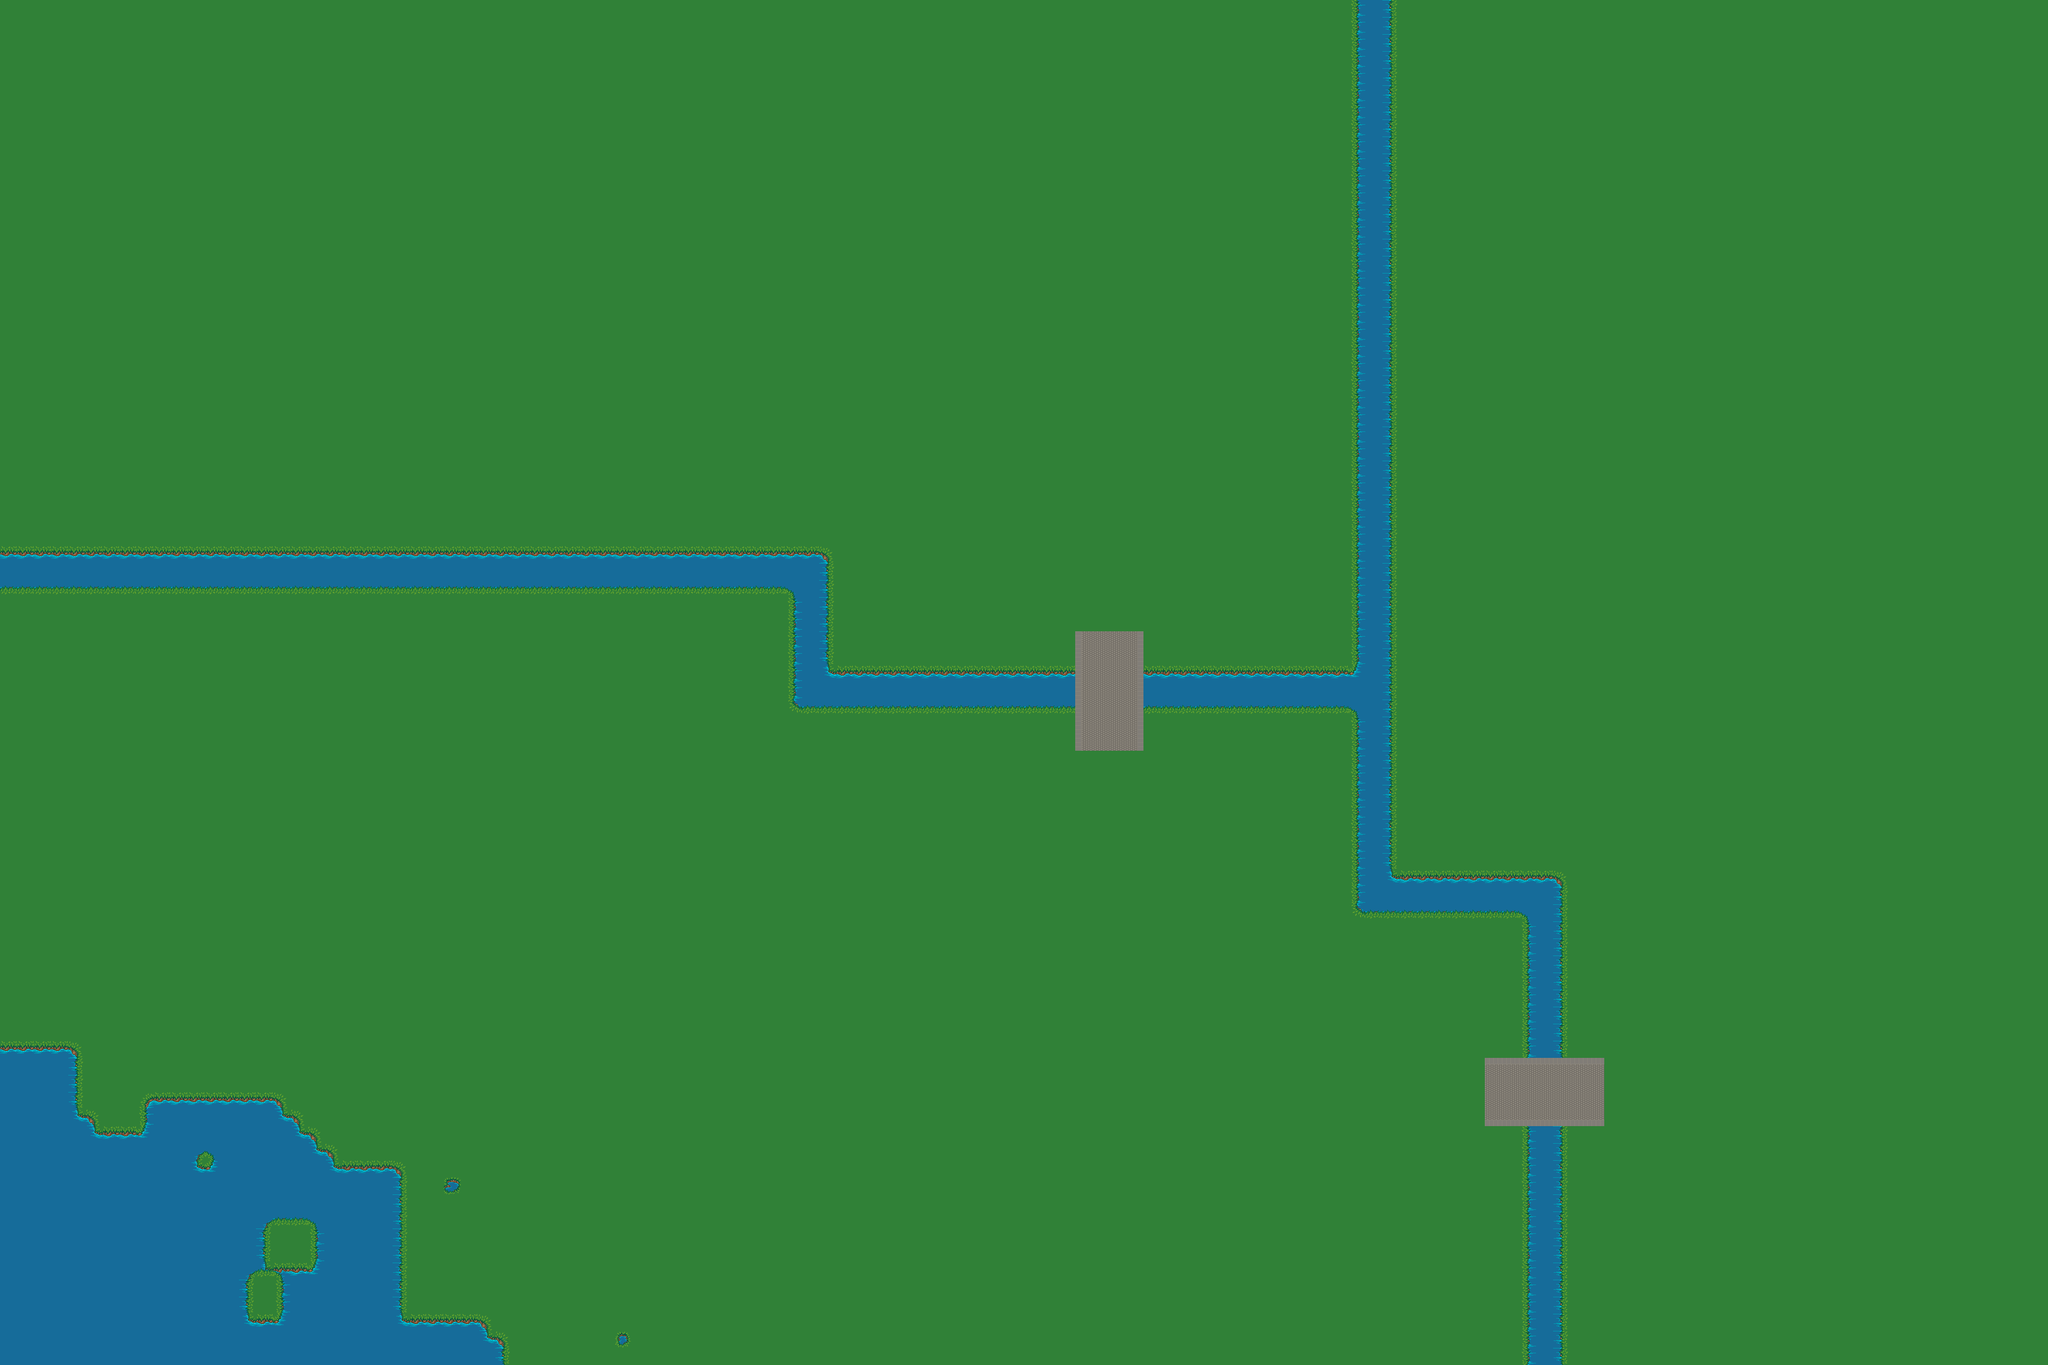

A level layout from a 2D game, rendered from its tile map. Below: a short description, then the map file with tile-grid data replaced by summaries:
An orthogonal 120x80 tile map with 32x32 px tiles, 1 tile layer (background), 3 tilesets and 35 objects.

<map version="1.0" orientation="orthogonal" width="120" height="80" tilewidth="32" tileheight="32">
 <tileset firstgid="1" name="grass" tilewidth="32" tileheight="32">
  <image source="tiles/twosided/grass.png" width="160" height="192" />
 </tileset>
 <tileset firstgid="31" name="watergrass" tilewidth="32" tileheight="32">
  <image source="tiles/twosided/watergrass.png" width="160" height="192" />
  <terraintypes>
   <terrain name="Water" tile="16" />
  </terraintypes>
 </tileset>
 <tileset firstgid="61" name="Street" tilewidth="32" tileheight="32">
  <image source="tiles/twosided/Street.png" width="160" height="192" />
 </tileset>
 <layer name="background" width="120" height="80">
  <data>[9600 cells, 9600 non-empty, 24 distinct tile ids]</data>
 </layer>
 <objectgroup name="collision" width="120" height="80">
  <object x="0" y="1856" width="32" height="32" />
  <object x="0" y="1952" width="160" height="608" />
  <object x="160" y="2080" width="32" height="480" />
  <object x="192" y="2112" width="64" height="448" />
  <object x="256" y="2048" width="256" height="512" />
  <object x="512" y="2048" height="480" />
  <object x="512" y="2048" width="32" height="512" />
  <object x="544" y="2080" width="32" height="480" />
  <object x="576" y="2112" width="32" height="448" />
  <object x="608" y="2144" width="32" height="416" />
  <object x="640" y="2176" width="128" height="384" />
  <object x="768" y="2464" width="160" height="96" />
  <object x="928" y="2496" width="32" height="64" />
  <object x="832" y="2208" width="32" height="32" />
  <object x="1152" y="2496" width="32" height="32" />
  <object x="3808" y="0" width="32" height="2528" />
  <object x="0" y="0" width="3808" height="32" />
  <object x="0" y="32" width="32" height="2496" />
  <object x="2017" y="1184" width="12" height="223" />
  <object x="2132" y="1184" width="12" height="223" />
  <object x="1472" y="1248" width="544" height="96" />
  <object x="1472" y="1024" width="96" height="224" />
  <object x="0" y="1024" width="1472" height="96" />
  <object x="2144" y="1248" width="384" height="96" />
  <object x="2528" y="0" width="96" height="1728" />
  <object x="2624" y="1632" width="320" height="96" />
  <object x="2848" y="1728" width="96" height="256" />
  <object x="2848" y="2112" width="96" height="448" />
  <object x="2784" y="1984" width="224" height="32" />
  <object x="2784" y="2080" width="224" height="32" />
  <object x="0" y="2528" width="1568" height="32" />
  <object x="1568" y="2528" width="2272" height="32" />
 </objectgroup>
 <objectgroup name="border" width="120" height="80">
  <object x="1184" y="2496" width="96" height="32">
   <properties>
    <property name="map" value="second.tmx" />
    <property name="x" value="39" />
    <property name="y" value="5" />
   </properties>
  </object>
  <object x="3328" y="1344" />
  <object x="2240" y="1664" />
 </objectgroup>
</map>
